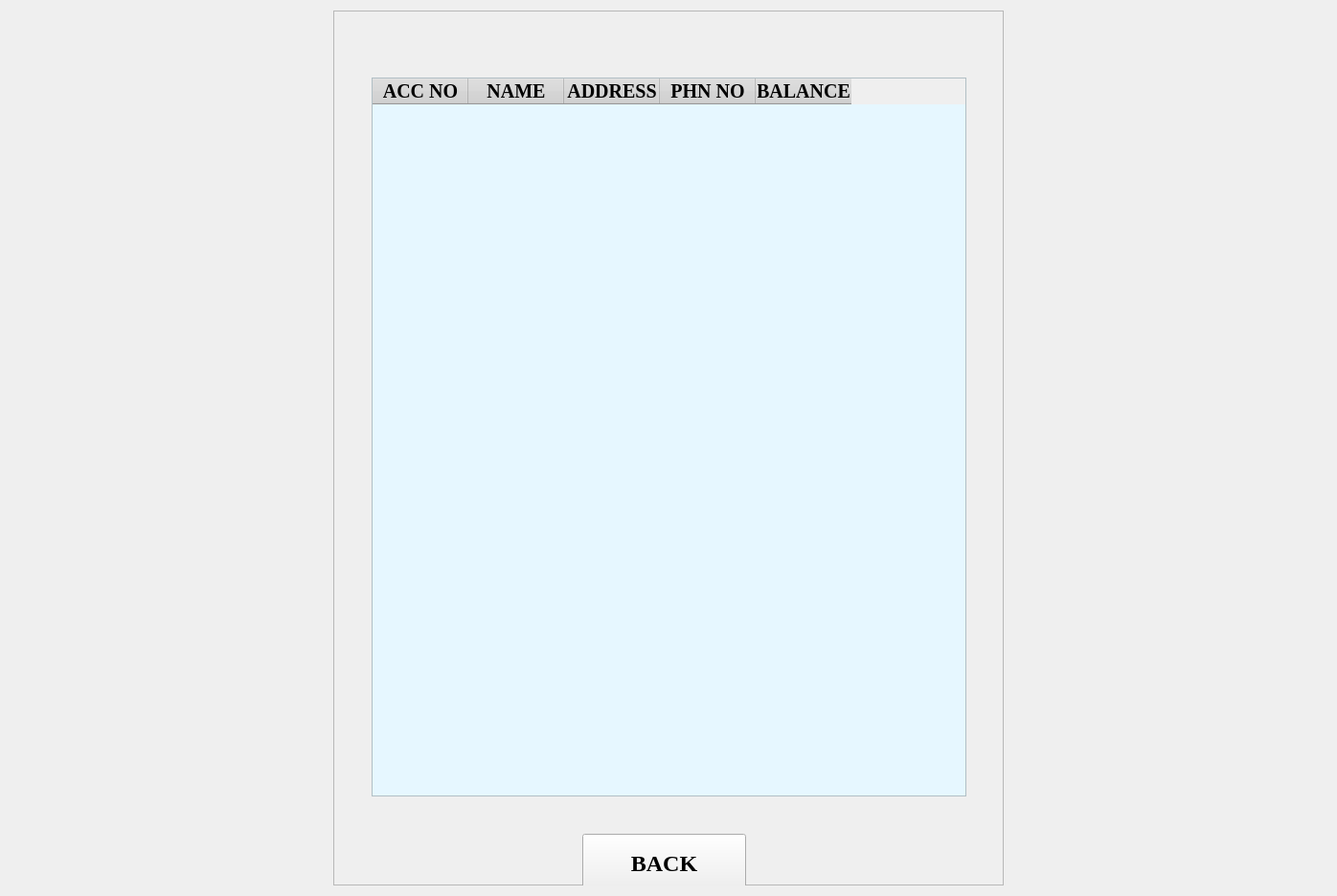
<?xml version="1.0" encoding="UTF-8"?>
<ui version="4.0">
 <class>form6</class>
 <widget class="QWidget" name="form6">
  <property name="geometry">
   <rect>
    <x>0</x>
    <y>0</y>
    <width>1396</width>
    <height>936</height>
   </rect>
  </property>
  <property name="windowTitle">
   <string>CUSTOMER REPORT</string>
  </property>
  <layout class="QHBoxLayout" name="horizontalLayout">
   <item>
    <spacer name="horizontalSpacer">
     <property name="orientation">
      <enum>Qt::Horizontal</enum>
     </property>
     <property name="sizeHint" stdset="0">
      <size>
       <width>40</width>
       <height>20</height>
      </size>
     </property>
    </spacer>
   </item>
   <item>
    <widget class="QFrame" name="frame">
     <property name="minimumSize">
      <size>
       <width>700</width>
       <height>0</height>
      </size>
     </property>
     <property name="frameShape">
      <enum>QFrame::StyledPanel</enum>
     </property>
     <property name="frameShadow">
      <enum>QFrame::Raised</enum>
     </property>
     <widget class="QTableWidget" name="tw1">
      <property name="geometry">
       <rect>
        <x>40</x>
        <y>70</y>
        <width>621</width>
        <height>751</height>
       </rect>
      </property>
      <property name="font">
       <font>
        <family>Times New Roman</family>
        <pointsize>15</pointsize>
        <weight>75</weight>
        <bold>true</bold>
       </font>
      </property>
      <property name="styleSheet">
       <string notr="true">
QHeaderView::section {
    background-color: #d3d3d3; /* Light gray or choose any */
    color: black;              /* Optional: Text color */
    font-weight: bold;  
    font-size: 20px;
    font-family: times new roman;       /* Optional: Make header text bold */
}
QTableWidget {
    background-color: #e6f7ff;
}</string>
      </property>
      <column>
       <property name="text">
        <string>ACC NO</string>
       </property>
      </column>
      <column>
       <property name="text">
        <string>NAME</string>
       </property>
      </column>
      <column>
       <property name="text">
        <string>ADDRESS</string>
       </property>
      </column>
      <column>
       <property name="text">
        <string>PHN NO</string>
       </property>
      </column>
      <column>
       <property name="text">
        <string>BALANCE</string>
       </property>
      </column>
     </widget>
     <widget class="QPushButton" name="b1">
      <property name="geometry">
       <rect>
        <x>260</x>
        <y>860</y>
        <width>171</width>
        <height>61</height>
       </rect>
      </property>
      <property name="font">
       <font>
        <family>Times New Roman</family>
        <pointsize>18</pointsize>
        <weight>75</weight>
        <bold>true</bold>
       </font>
      </property>
      <property name="text">
       <string>BACK</string>
      </property>
     </widget>
    </widget>
   </item>
   <item>
    <spacer name="horizontalSpacer_2">
     <property name="orientation">
      <enum>Qt::Horizontal</enum>
     </property>
     <property name="sizeHint" stdset="0">
      <size>
       <width>40</width>
       <height>20</height>
      </size>
     </property>
    </spacer>
   </item>
  </layout>
 </widget>
 <resources/>
 <connections/>
</ui>
